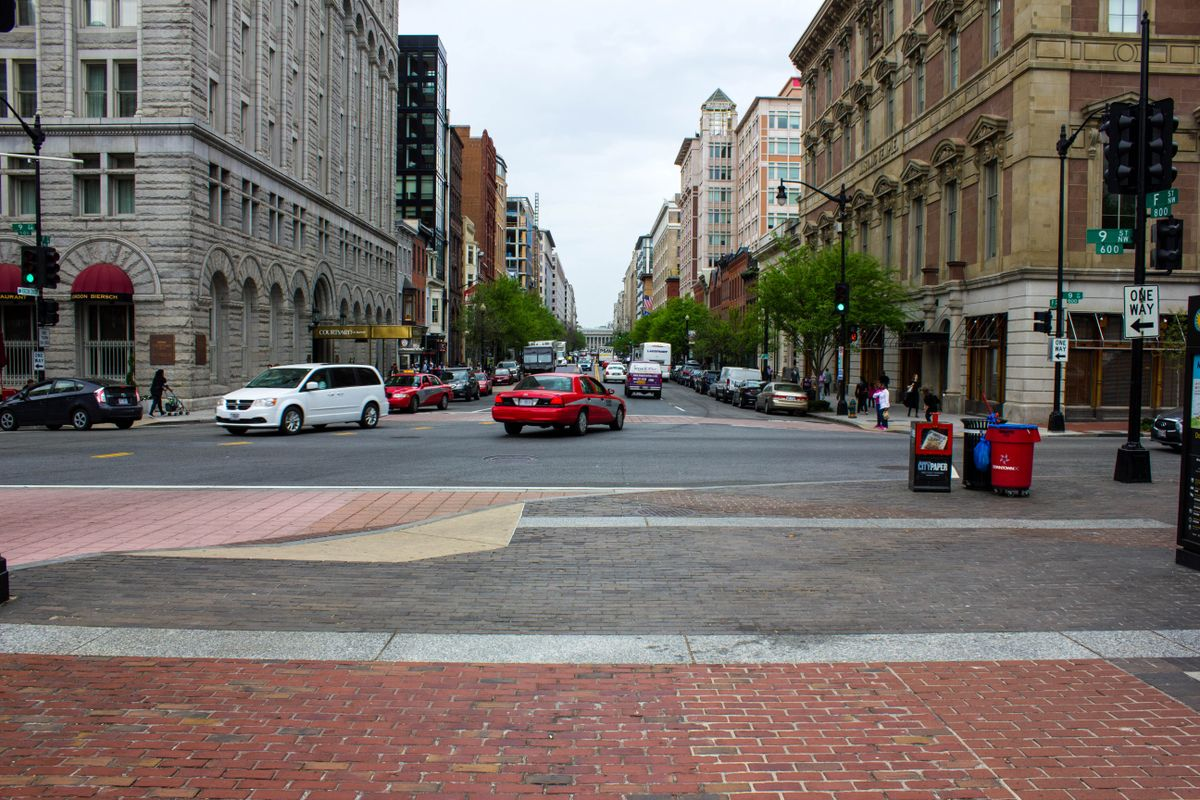
#> input picture ImageDetection/road.jpg, 1200 x 800 px
$ python sift_Detection.py
#> lines starting #> are read from the running program, lines starting #| are printed output that depends on the picture
# -*- coding: utf-8 -*-
"""
Name:- Udaya Gopi K
Conc:- SIFT
"""

import cv2 as cv

#sift
sift = cv.SIFT_create() #Detector of similarity


#ORB is comparitively faster for feature detector.

#feature matching
bf = cv.BFMatcher(cv.NORM_L2, crossCheck=True)


img1 = cv.imread('road.jpg') #If we add flag as 0 then it will automatically convert to grascale image
#> img1 is the input picture: shape (800, 1200, 3); mean B, G, R 106.5, 110.8, 119.4
scale_percent = 60 # percent of original size
width = int(img1.shape[1] * scale_percent / 100)
#> width = 720
height = int(img1.shape[0] * scale_percent / 100)
#> height = 480
dim = (width, height)
#> dim = (720, 480)

# resize image
resized1 = cv.resize(img1, dim, interpolation = cv.INTER_AREA)
cv.imshow("Road I/p", resized1)

img2 = cv.imread('roadcrop.jpg')
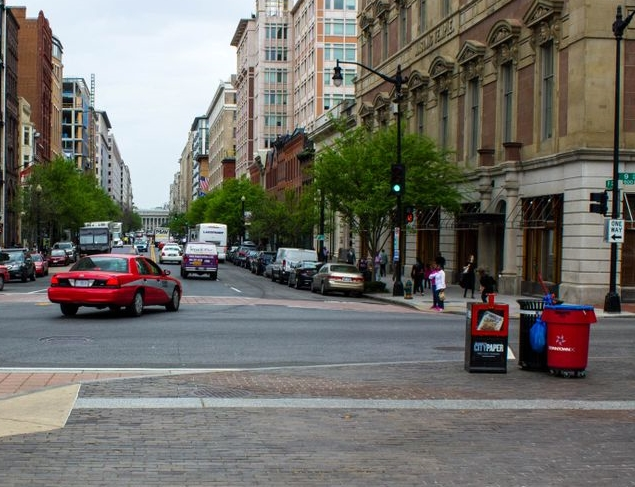
#> input picture ImageDetection/roadcrop.jpg, 635 x 487 px
#> img2 is the input picture: shape (487, 635, 3); mean B, G, R 104.2, 110.3, 112.4

scale_percent = 60 # percent of original size
width = int(img2.shape[1] * scale_percent / 100)
#> width = 381
height = int(img2.shape[0] * scale_percent / 100)
#> height = 292
dim = (width, height)
#> dim = (381, 292)

# resize image
resized2 = cv.resize(img2, dim, interpolation = cv.INTER_AREA)
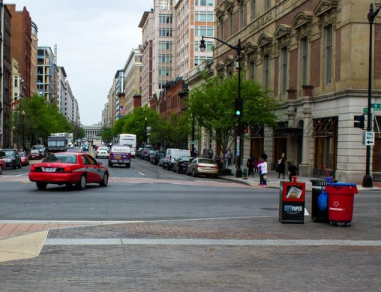
#> resized2: shape (292, 381, 3); mean B, G, R 104.2, 110.3, 112.4
cv.imshow("RoadCrop", resized2)

img1 = cv.cvtColor(resized1, cv.COLOR_BGR2GRAY)
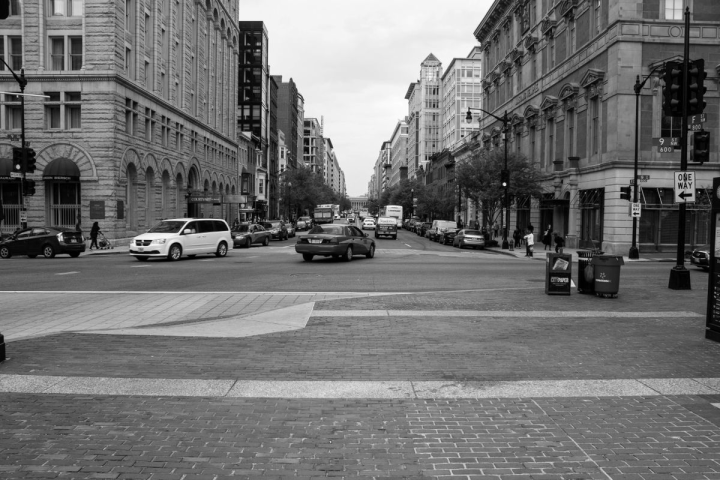
#> img1: shape (480, 720); min 0, max 254, mean 112.9
img2 = cv.cvtColor(resized2, cv.COLOR_BGR2GRAY)
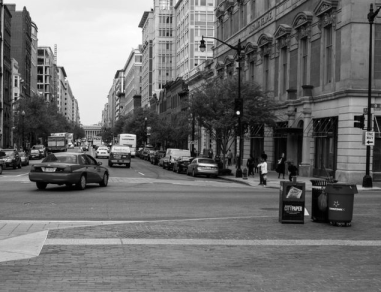
#> img2: shape (292, 381); min 0, max 254, mean 110.2

keypoints_1, descriptors_1 = sift.detectAndCompute(img1,None)
#> keypoints_1 = 2942 keypoints; strongest (x, y, size): (504, 184, 2.3), (18, 167, 2.8), (147, 242, 4.4), (189, 220, 3.7)
keypoints_2, descriptors_2 = sift.detectAndCompute(img2,None)
#> keypoints_2 = 1101 keypoints; strongest (x, y, size): (238, 113, 2.3), (306, 213, 3.3), (264, 166, 6.3), (202, 42, 2.7)


##### Looking into Descriptors ######

print(descriptors_1) #This gives a 2D array with features, descriptors, ex:- (2942, 128) which means it has 2942 features and each features with 128 descriptors.
#> (printed output is left out)


#Drawing the keypoints..

# =============================================================================
# kpimg1 = cv.drawKeypoints(img1, keypoints_1, None)
# kpimg2 = cv.drawKeypoints(img2, keypoints_2, None)
#
# cv.imshow('KeyPoints1', kpimg1)
# cv.imshow('KeyPoints2', kpimg2)
# =============================================================================

matches = bf.match(descriptors_1,descriptors_2)
#> matches = 846 matches
matches = sorted(matches, key = lambda x:x.distance) #Sorting based on the most likely match to the least likely match.

######### Looking for no.of good matches ##########
##Link:- https://opencv24-python-tutorials.readthedocs.io/en/stable/py_tutorials/py_feature2d/py_matcher/py_matcher.html

# =============================================================================
# good = []
#
# for m,n in matches:
#     if m.distance > 0.75*n.distance:
#         good.append([m])
#
# print(len(good))
# =============================================================================

img3 = cv.drawMatches(img1, keypoints_1, img2, keypoints_2, matches[:600], img2, flags=2)
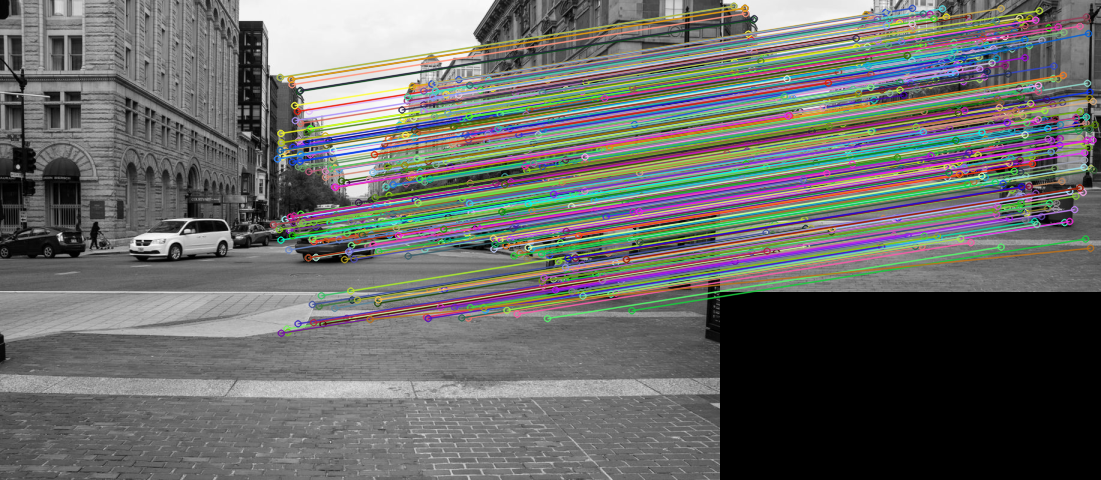
#> img3: shape (480, 1101, 3); mean of channels 0, 1, 2 103.9, 106.2, 105.2; drawn as B, G, R

cv.imshow('SIFT', img3)

cv.waitKey(0)
